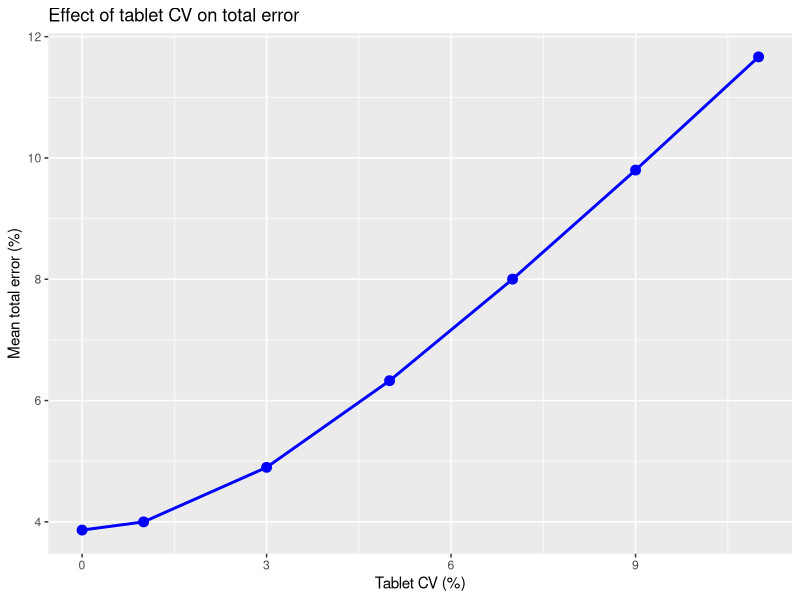
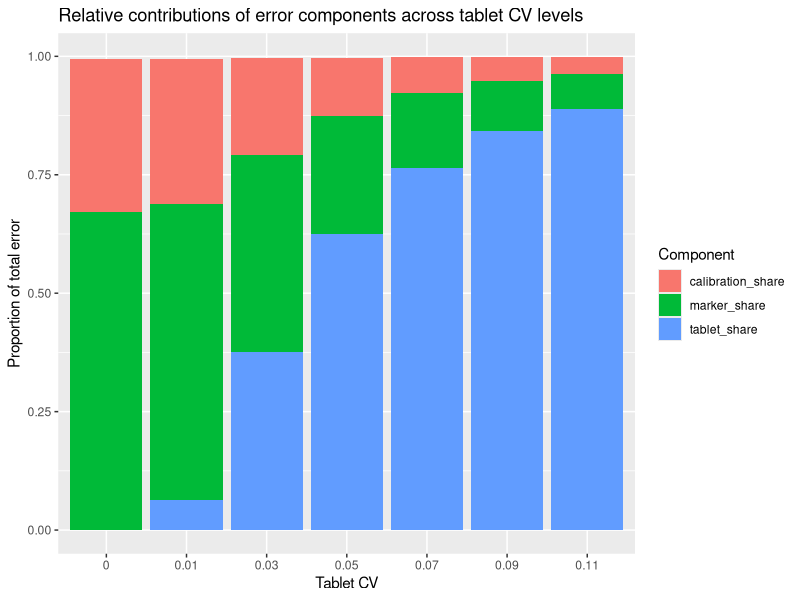
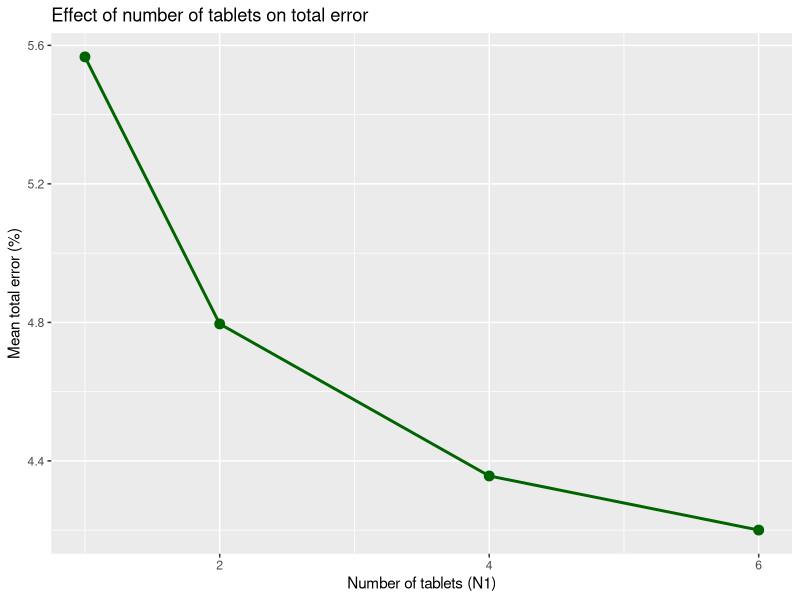
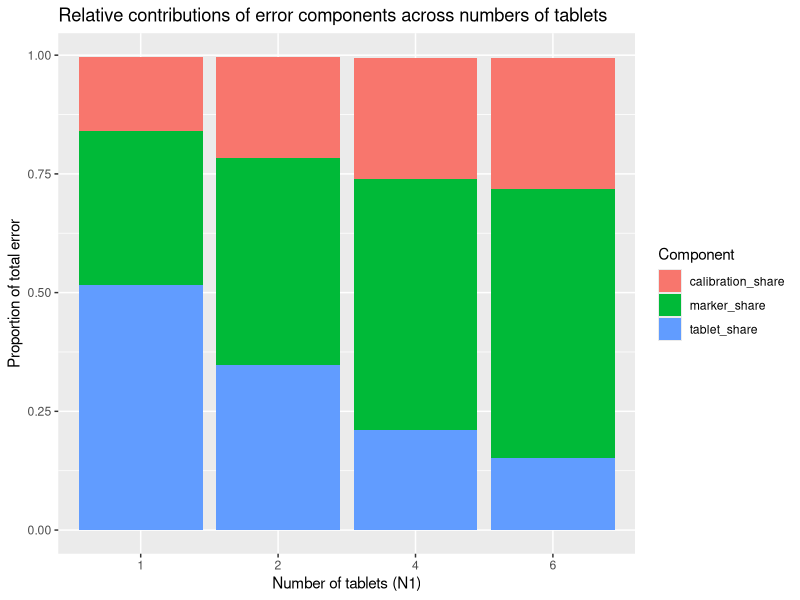
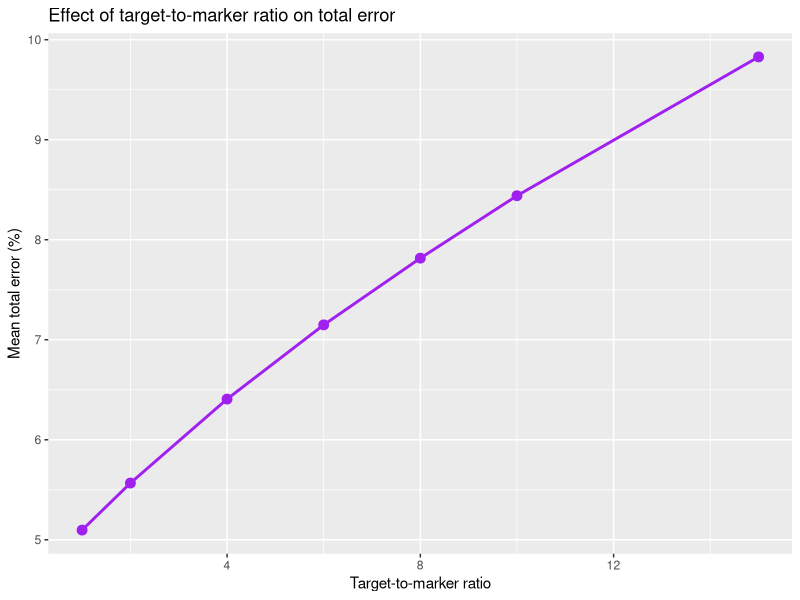
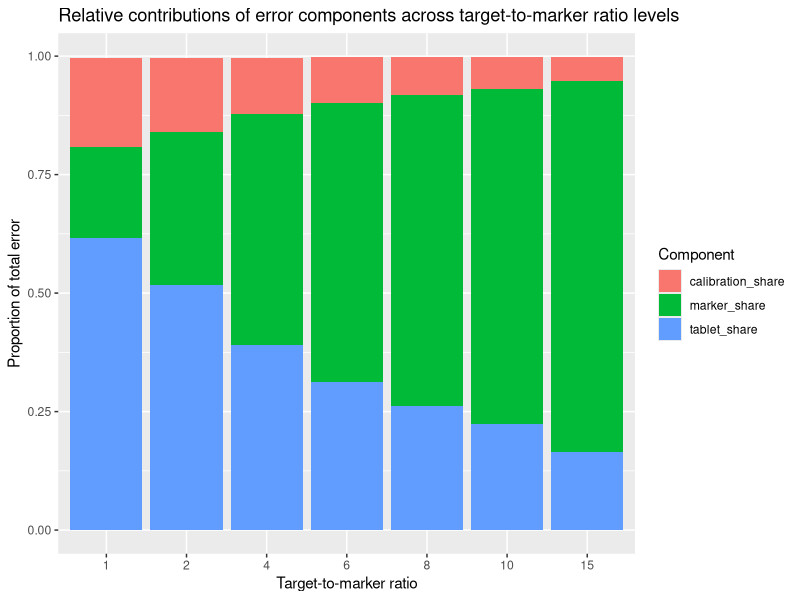

These charts were generated, in order, by the following R code:
library(tibble)
library(dplyr)
library(ggplot2)


baseline_summary <- read.csv("simulation_outputs/baseline_summary.csv")
summary_cv <- read.csv("simulation_outputs/summary_cv.csv")
summary_N1 <- read.csv("simulation_outputs/summary_N1.csv")
summary_ratio <- read.csv("simulation_outputs/summary_ratio.csv")


# Baseline analysis
baseline_summary %>%
  select(
    tablet_cv,
    mean_true_conc,
    mean_estimated_conc,
    mean_theoretical_error,
    empirical_cv,
    mean_bias,
    rmse,
    mean_effort,
    failure_rate
  ) %>%
  knitr::kable(digits = 2, caption = "Baseline simulation results")

# Tablet CV analysis
## Simulation results across tablet CV levels
summary_cv %>%
  select(
    tablet_cv,
    mean_true_conc,
    mean_estimated_conc,
    mean_theoretical_error,
    empirical_cv,
    mean_bias,
    rmse,
    mean_effort,
    failure_rate
  ) %>%
  knitr::kable(digits = 2, caption = "Simulation results across tablet CV levels")

## Plot: tablet CV and total error
ggplot(summary_cv, aes(x = tablet_cv * 100, y = mean_theoretical_error)) +
  geom_line(linewidth = 1, colour = "blue") +
  geom_point(size = 3, colour = "blue") +
  labs(
    title = "Effect of tablet CV on total error",
    x = "Tablet CV (%)",
    y = "Mean total error (%)"
  )

## Error decomposition across tablet CV levels
summary_cv %>%
  select(
    tablet_cv,
    mean_tablet_term,
    mean_calibration_term,
    mean_marker_term,
    mean_theoretical_error
  ) %>%
  knitr::kable(digits = 2, caption = "Error decomposition across tablet CV levels")


summary_cv <- summary_cv %>%
  mutate(
    tablet_share = mean_tablet_term^2 / mean_theoretical_error^2,
    calibration_share = mean_calibration_term^2 / mean_theoretical_error^2,
    marker_share = mean_marker_term^2 / mean_theoretical_error^2
  )

summary_cv %>%
  select(
    tablet_cv,
    tablet_share,
    calibration_share,
    marker_share
  ) %>%
  knitr::kable(digits = 3, caption = "Relative contributions of error components across tablet CV levels")


summary_cv_share_long <- summary_cv %>%
  select(
    tablet_cv,
    tablet_share,
    calibration_share,
    marker_share
  ) %>%
  tidyr::pivot_longer(
    cols = c(tablet_share, calibration_share, marker_share),
    names_to = "component",
    values_to = "share"
  )

ggplot(summary_cv_share_long, aes(x = factor(tablet_cv), y = share, fill = component)) +
  geom_col() +
  labs(
    title = "Relative contributions of error components across tablet CV levels",
    x = "Tablet CV",
    y = "Proportion of total error",
    fill = "Component"
  )


# N1 analysis
## Simulation results across numbers of tablets
summary_N1 %>%
  select(
    N1,
    tablet_cv,
    tablet_mean,
    mean_true_conc,
    mean_estimated_conc,
    mean_theoretical_error,
    empirical_cv,
    mean_bias,
    rmse,
    mean_effort,
    failure_rate
  ) %>%
  knitr::kable(digits = 2, caption = "Simulation results across numbers of tablets")

## Plot: number of tablets and total error
ggplot(summary_N1, aes(x = N1, y = mean_theoretical_error)) +
  geom_line(linewidth = 1, colour = "darkgreen") +
  geom_point(size = 3, colour = "darkgreen") +
  labs(
    title = "Effect of number of tablets on total error",
    x = "Number of tablets (N1)",
    y = "Mean total error (%)"
  )

## Error decomposition across numbers of tablets
summary_N1 %>%
  select(
    N1,
    mean_tablet_term,
    mean_calibration_term,
    mean_marker_term,
    mean_theoretical_error
  ) %>%
  knitr::kable(digits = 2, caption = "Error decomposition across numbers of tablets")

summary_N1 <- summary_N1 %>%
  mutate(
    tablet_share = mean_tablet_term^2 / mean_theoretical_error^2,
    calibration_share = mean_calibration_term^2 / mean_theoretical_error^2,
    marker_share = mean_marker_term^2 / mean_theoretical_error^2
  )

summary_N1 %>%
  select(
    N1,
    tablet_share,
    calibration_share,
    marker_share
  ) %>%
  knitr::kable(digits = 3, caption = "Relative contributions of error components across numbers of tablets")


summary_N1_share_long <- summary_N1 %>%
  select(
    N1,
    tablet_share,
    calibration_share,
    marker_share
  ) %>%
  tidyr::pivot_longer(
    cols = c(tablet_share, calibration_share, marker_share),
    names_to = "component",
    values_to = "share"
  )

ggplot(summary_N1_share_long, aes(x = factor(N1), y = share, fill = component)) +
  geom_col() +
  labs(
    title = "Relative contributions of error components across numbers of tablets",
    x = "Number of tablets (N1)",
    y = "Proportion of total error",
    fill = "Component"
  )


# Target-to-marker ratio analysis

## Simulation results across target-to-marker ratio levels
summary_ratio %>%
  select(
    ratio,
    N1,
    tablet_cv,
    tablet_mean,
    mean_true_conc,
    mean_estimated_conc,
    mean_theoretical_error,
    empirical_cv,
    mean_bias,
    rmse,
    mean_effort,
    failure_rate
  ) %>%
  knitr::kable(digits = 2, caption = "Simulation results across target-to-marker ratio levels")

## Plot: target-to-marker ratio vs total error
ggplot(summary_ratio, aes(x = ratio, y = mean_theoretical_error)) +
  geom_line(linewidth = 1, colour = "purple") +
  geom_point(size = 3, colour = "purple") +
  labs(
    title = "Effect of target-to-marker ratio on total error",
    x = "Target-to-marker ratio",
    y = "Mean total error (%)"
  )

## Error decomposition across target-to-marker ratio levels
summary_ratio %>%
  select(
    ratio,
    mean_tablet_term,
    mean_calibration_term,
    mean_marker_term,
    mean_theoretical_error
  ) %>%
  knitr::kable(digits = 2, caption = "Error decomposition across target-to-marker ratio levels")


summary_ratio <- summary_ratio %>%
  mutate(
    tablet_share = mean_tablet_term^2 / mean_theoretical_error^2,
    calibration_share = mean_calibration_term^2 / mean_theoretical_error^2,
    marker_share = mean_marker_term^2 / mean_theoretical_error^2
  )

summary_ratio %>%
  select(
    ratio,
    tablet_share,
    calibration_share,
    marker_share
  ) %>%
  knitr::kable(digits = 3, caption = "Relative contributions of error components across target-to-marker ratio levels")


summary_ratio_share_long <- summary_ratio %>%
  select(
    ratio,
    tablet_share,
    calibration_share,
    marker_share
  ) %>%
  tidyr::pivot_longer(
    cols = c(tablet_share, calibration_share, marker_share),
    names_to = "component",
    values_to = "share"
  )

ggplot(summary_ratio_share_long, aes(x = factor(ratio), y = share, fill = component)) +
  geom_col() +
  labs(
    title = "Relative contributions of error components across target-to-marker ratio levels",
    x = "Target-to-marker ratio",
    y = "Proportion of total error",
    fill = "Component"
  )
